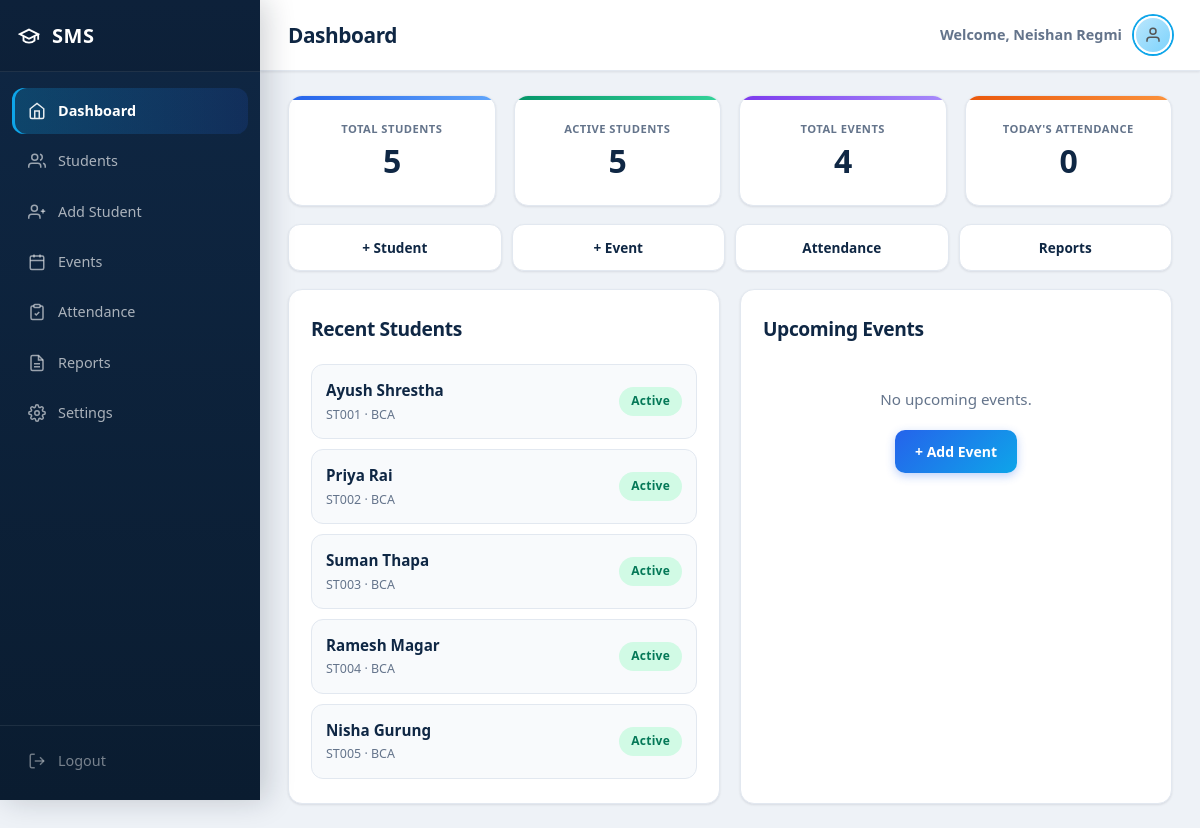
The page /dashboard.php (signed in) on the database as committed earlier.
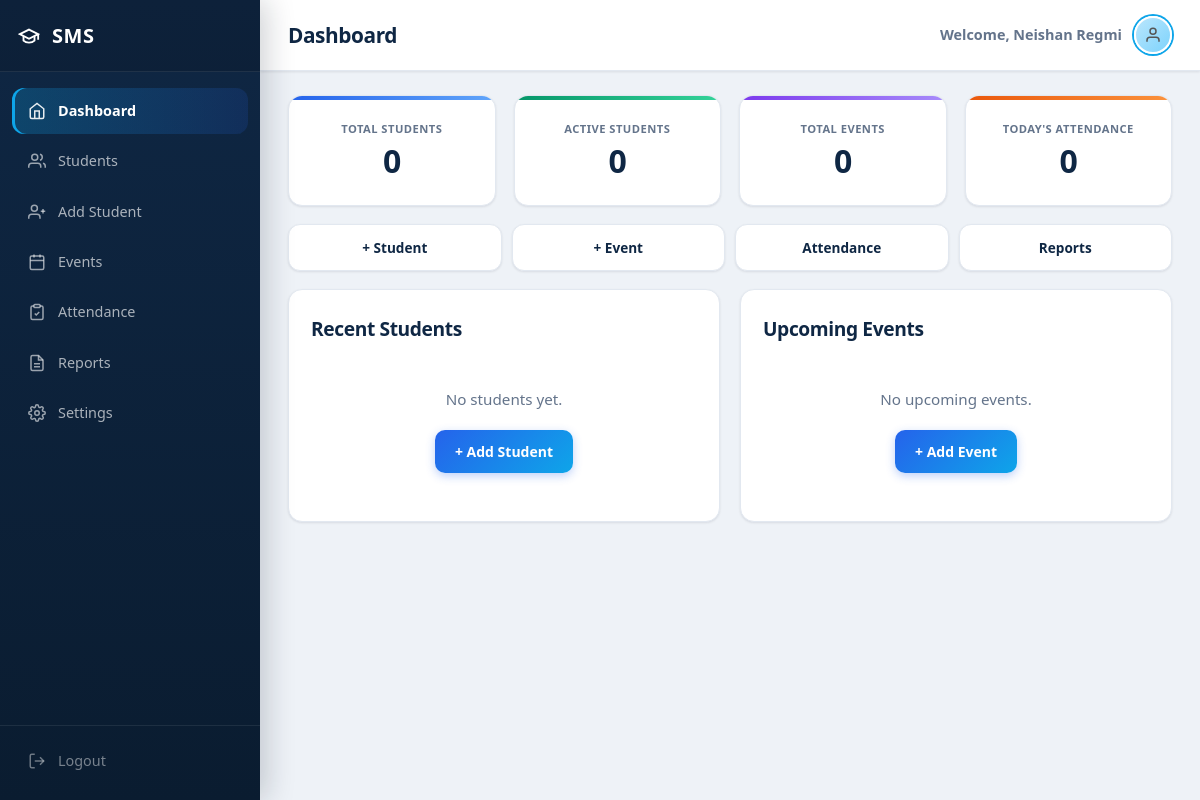
The same page on the database as committed later.
### tables this page shows
CREATE TABLE IF NOT EXISTS students (
    id INT AUTO_INCREMENT PRIMARY KEY,
    student_id VARCHAR(20) NOT NULL UNIQUE,
    full_name VARCHAR(100) NOT NULL,
    email VARCHAR(100) NOT NULL,
    phone VARCHAR(20) DEFAULT NULL,
    address VARCHAR(255) DEFAULT NULL,
    program VARCHAR(50) NOT NULL,
    year VARCHAR(10) NOT NULL,
    status ENUM('Active', 'Inactive') DEFAULT 'Active',
    gender VARCHAR(20) DEFAULT NULL,
    date_of_birth DATE DEFAULT NULL,
    section VARCHAR(10) DEFAULT NULL,
    guardian_name VARCHAR(100) DEFAULT NULL,
    guardian_phone VARCHAR(20) DEFAULT NULL,
    notes TEXT DEFAULT NULL,
    created_at TIMESTAMP DEFAULT CURRENT_TIMESTAMP
);

### dashboard.php (the view, shortened to what this page needs)
<?php
$db = getDB();
$total_students = $db->query("SELECT COUNT(*) FROM students")->fetchColumn();
$total_events = $db->query("SELECT COUNT(*) FROM events")->fetchColumn();
$active_students = $db->query("SELECT COUNT(*) FROM students WHERE status = 'Active'")->fetchColumn();
$today = date('Y-m-d');
$stmt = $db->prepare("SELECT COUNT(DISTINCT student_id) FROM attendance a JOIN events e ON a.event_id = e.id WHERE a.status = 'Present' AND DATE(a.marked_at) = ?");
$stmt->execute([$today]);
$today_attendance = $stmt->fetchColumn();
$recent = $db->query("SELECT * FROM students ORDER BY created_at DESC LIMIT 5")->fetchAll();
$upcoming = $db->query("SELECT * FROM events WHERE event_date >= CURDATE() ORDER BY event_date ASC LIMIT 4")->fetchAll();
?>
<!DOCTYPE html>
<html lang="en">
<head>
  <link rel="stylesheet" href="assets/css/style.css?v=5">
</head>
<body>
  <div class="layout">
    <?php include 'includes/sidebar.php'; ?>
    <main class="main">
      <?php $page_title = 'Dashboard'; include 'includes/header_bar.php'; ?>
      <div class="content">
        <div class="stats-grid">
          <div class="stat-card">
            <div class="stat-label">Total Students</div>
            <div class="stat-value"><?= $total_students ?></div>
          </div>
          <div class="stat-card">
            <div class="stat-label">Active Students</div>
            <div class="stat-value"><?= $active_students ?></div>
          </div>
          <div class="stat-card">
            <div class="stat-label">Total Events</div>
            <div class="stat-value"><?= $total_events ?></div>
          </div>
          <div class="stat-card">
            <div class="stat-label">Today's Attendance</div>
            <div class="stat-value"><?= $today_attendance ?></div>
          </div>
        </div>
        <div class="quick-actions">
          <a class="qa-btn" href="add-student.php">+ Student</a>
          <a class="qa-btn" href="add-event.php">+ Event</a>
          <a class="qa-btn" href="attendance.php">Attendance</a>
          <a class="qa-btn" href="reports.php">Reports</a>
        </div>
        <div class="dash-grid">
          <div class="table-section">
            <h2>Recent Students</h2>
            <?php if (empty($recent)): ?>
              <div class="empty-state" style="padding:24px;"><p>No students yet.</p><a href="add-student.php" class="btn-add">+ Add Student</a></div>
            <?php else: ?>
              <div class="card-list">
                <?php foreach ($recent as $s): ?>
                  <a class="list-card" href="view-student.php?id=<?= (int)$s['id'] ?>">
                    <div class="list-card-main">
                      <strong><?= htmlspecialchars($s['full_name']) ?></strong>
                      <span class="muted"><?= htmlspecialchars($s['student_id']) ?> · <?= htmlspecialchars($s['program']) ?></span>
                    </div>
                    <span class="badge <?= strtolower($s['status']) ?>"><?= htmlspecialchars($s['status']) ?></span>
                  </a>
                <?php endforeach; ?>
              </div>
            <?php endif; ?>
          </div>
          <div class="table-section">
            <h2>Upcoming Events</h2>
            <?php if (empty($upcoming)): ?>
              <div class="empty-state" style="padding:24px;"><p>No upcoming events.</p><a href="add-event.php" class="btn-add">+ Add Event</a></div>
            <?php endif; ?>
          </div>
        </div>
      </div>
    </main>
  </div>
</body>
</html>

### includes/sidebar.php (shortened to what this page needs)
<?php
$current_page = basename($_SERVER['PHP_SELF']);
?>
<aside class="sidebar" id="sidebar">
  <div class="sidebar-header">
    <svg xmlns="http://www.w3.org/2000/svg" width="22" height="22" viewBox="0 0 24 24" fill="none" stroke="#fff" stroke-width="2"><path d="M22 10v6M2 10l10-5 10 5-10 5z"/><path d="M6 12v5c3 3 9 3 12 0v-5"/></svg>
    <span>SMS</span>
  </div>
  <nav class="sidebar-nav">
    <a href="dashboard.php" class="nav-item <?= $current_page == 'dashboard.php' ? 'active' : '' ?>">
      <svg xmlns="http://www.w3.org/2000/svg" width="18" height="18" viewBox="0 0 24 24" fill="none" stroke="currentColor" stroke-width="2"><path d="M3 9l9-7 9 7v11a2 2 0 0 1-2 2H5a2 2 0 0 1-2-2z"/><polyline points="9 22 9 12 15 12 15 22"/></svg>
      Dashboard
    </a>
    <a href="students.php" class="nav-item <?= in_array($current_page, ['students.php','edit-student.php','view-student.php']) ? 'active' : '' ?>">
      <svg xmlns="http://www.w3.org/2000/svg" width="18" height="18" viewBox="0 0 24 24" fill="none" stroke="currentColor" stroke-width="2"><path d="M17 21v-2a4 4 0 0 0-4-4H5a4 4 0 0 0-4 4v2"/><circle cx="9" cy="7" r="4"/><path d="M23 21v-2a4 4 0 0 0-3-3.87"/><path d="M16 3.13a4 4 0 0 1 0 7.75"/></svg>
      Students
    </a>
    <a href="add-student.php" class="nav-item <?= $current_page == 'add-student.php' ? 'active' : '' ?>">
      <svg xmlns="http://www.w3.org/2000/svg" width="18" height="18" viewBox="0 0 24 24" fill="none" stroke="currentColor" stroke-width="2"><path d="M16 21v-2a4 4 0 0 0-4-4H5a4 4 0 0 0-4 4v2"/><circle cx="8.5" cy="7" r="4"/><line x1="20" y1="8" x2="20" y2="14"/><line x1="23" y1="11" x2="17" y2="11"/></svg>
      Add Student
    </a>
    <a href="events.php" class="nav-item <?= in_array($current_page, ['events.php','add-event.php','edit-event.php']) ? 'active' : '' ?>">
      <svg xmlns="http://www.w3.org/2000/svg" width="18" height="18" viewBox="0 0 24 24" fill="none" stroke="currentColor" stroke-width="2"><rect x="3" y="4" width="18" height="18" rx="2"/><line x1="16" y1="2" x2="16" y2="6"/><line x1="8" y1="2" x2="8" y2="6"/><line x1="3" y1="10" x2="21" y2="10"/></svg>
      Events
    </a>
    <a href="attendance.php" class="nav-item <?= $current_page == 'attendance.php' ? 'active' : '' ?>">
      <svg xmlns="http://www.w3.org/2000/svg" width="18" height="18" viewBox="0 0 24 24" fill="none" stroke="currentColor" stroke-width="2"><path d="M16 4h2a2 2 0 0 1 2 2v14a2 2 0 0 1-2 2H6a2 2 0 0 1-2-2V6a2 2 0 0 1 2-2h2"/><rect x="8" y="2" width="8" height="4" rx="1"/><path d="M9 14l2 2 4-4"/></svg>
      Attendance
    </a>
    <a href="reports.php" class="nav-item <?= $current_page == 'reports.php' ? 'active' : '' ?>">
      Reports
    </a>
    <a href="settings.php" class="nav-item <?= $current_page == 'settings.php' ? 'active' : '' ?>">
      Settings
    </a>
  </nav>
  <div class="sidebar-footer">
    <a href="logout.php" class="nav-item logout">
      <svg xmlns="http://www.w3.org/2000/svg" width="18" height="18" viewBox="0 0 24 24" fill="none" stroke="currentColor" stroke-width="2"><path d="M9 21H5a2 2 0 0 1-2-2V5a2 2 0 0 1 2-2h4"/><polyline points="16 17 21 12 16 7"/><line x1="21" y1="12" x2="9" y2="12"/></svg>
      Logout
    </a>
  </div>
</aside>

### includes/header_bar.php (shortened to what this page needs)
<?php
$page_title = $page_title ?? 'Dashboard';
?>
<header class="topbar">
  <div class="topbar-left">
    <h1><?= htmlspecialchars($page_title) ?></h1>
  </div>
  <div class="user-info">
    <span class="welcome-text">Welcome, <?= htmlspecialchars($_SESSION['user_name'] ?? 'User') ?></span>
    <div class="avatar" title="<?= htmlspecialchars($_SESSION['user_name'] ?? 'User') ?>">
      <svg xmlns="http://www.w3.org/2000/svg" width="18" height="18" viewBox="0 0 24 24" fill="none" stroke="#555" stroke-width="2"><path d="M20 21v-2a4 4 0 0 0-4-4H8a4 4 0 0 0-4 4v2"/><circle cx="12" cy="7" r="4"/></svg>
    </div>
  </div>
</header>

Rows that differ between the two databases and show on the page:
removed students: full_name "Ayush Shrestha", student "ST001", program "BCA", status "Active"
removed students: full_name "Priya Rai", student "ST002", program "BCA", status "Active"
removed students: full_name "Suman Thapa", student "ST003", program "BCA", status "Active"
removed students: full_name "Ramesh Magar", student "ST004", program "BCA", status "Active"
removed students: full_name "Nisha Gurung", student "ST005", program "BCA", status "Active"
Other text that changed with them:
$total_students: "5" → "0"
$active_students: "5" → "0"
$total_events: "4" → "0"
text now shown: "No students yet. + Add Student"
